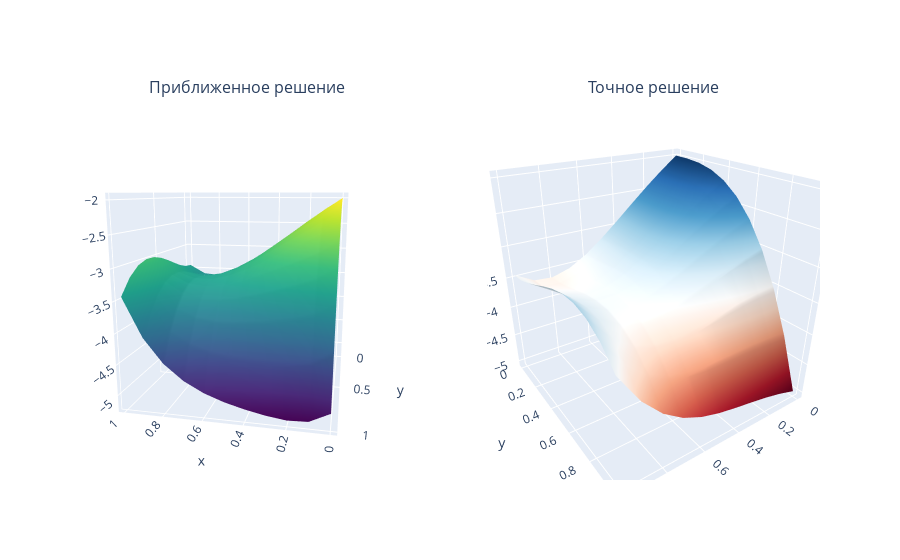

Source (notebook cell):
### Code cell
X, Y = np.meshgrid(x, t)
y1 = bw_euler(x,t)

fig = make_subplots(
    rows=1, cols=2,
    specs=[[{'type': 'surface'}, {'type': 'surface'}]], subplot_titles = ["Приближенное решение", "Точное решение"])
    

fig.add_trace(
    go.Surface(x=X, y=Y, z=y1, colorscale='Viridis', showscale=False),
    row=1, col=1)

fig.add_trace(
    go.Surface(x=X, y=Y, z=U(Y,X), colorscale='RdBu', showscale=False),
    row=1, col=2)



fig.update_layout(
    #scene = dict(aspectmode='cube'),
    height=800,
    #width=800
    
    
)
fig.for_each_scene(lambda x: x.update({'aspectmode': 'cube'}))

fig.show()
